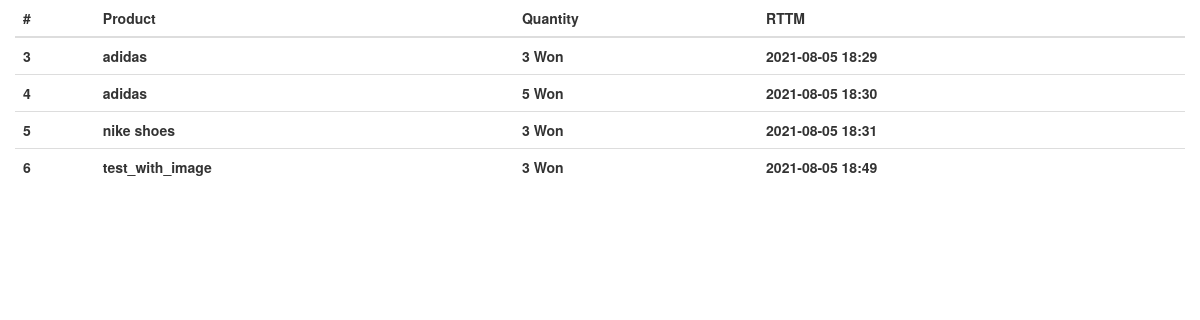
The page /order/ (signed in) on the database as committed earlier.
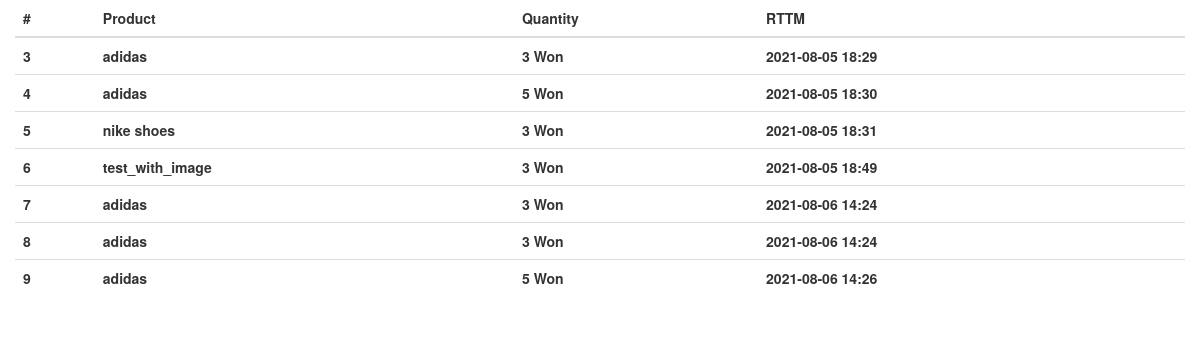
The same page on the database as committed later.
### order/models.py (models this page shows, shortened)
class Order(models.Model):
    user = models.ForeignKey(
        'user.User', on_delete=models.CASCADE, verbose_name="USER")
    product = models.ForeignKey(
        "product.Product", on_delete=models.CASCADE, verbose_name="PRODUCT")
    quantity = models.IntegerField(verbose_name="QUANTITY")
    register_date = models.DateTimeField(
        auto_now_add=True, verbose_name="REGI DATE")
    class Meta:
        db_table = "Shopping_Order"
        verbose_name = "Order"
        verbose_name_plural = "Order"

### product/models.py (models this page shows)
class Product(models.Model):
    name = models.CharField(max_length=256, verbose_name="PRODUCT NAME")
    price = models.IntegerField(verbose_name="PRODUCT PRICE")
    description = models.TextField(verbose_name="PRODUCT DESCRIPTION")
    stock = models.IntegerField(verbose_name="STOCK")
    register_date = models.DateTimeField(
        auto_now_add=True, verbose_name="REGI DATE")
    def __str__(self):
        return self.name
    class Meta:
        db_table = "Shopping_Product"
        verbose_name = "Product"
        verbose_name_plural = "Product"

### order/views.py (the view)
# urls.py: path('order/', OrderList.as_view()),
@method_decorator(login_required, name='dispatch')
class OrderList(ListView):
    template_name = 'order.html'
    context_object_name = 'order_list'
    def get_queryset(self, **kwargs):
        queryset = Order.objects.filter(user__email=self.request.session.get('user'))
        return queryset

### user/decorator.py (called while the page is built)
def login_required(function):
  def wrap(request, *args, **kwargs):
    user = request.session.get('user')
    if user is None or not user:
      return redirect('/login/')
    else:
      return function(request, *args, **kwargs)
  return wrap

### order/templates/order.html (shortened to what this page needs)
{% extends "base.html"%}
{% load humanize %}
{% block contents %}
<div class="row mt-5">
  <div class="col-12">
    <table class="table table-light">
      <thead class="thead-light">
        <tr>
          <th>#</th>
          <th>Product</th>
          <th>Quantity</th>
          <th>RTTM</th>
        </tr>
      </thead>
      <tbody class="text-dark">
        {% for order in order_list %}
        <tr>
          <th scope="row">{{ order.id }}</th>
          <th scope="row">{{ order.product }}</th>
          <th scope="row">{{ order.quantity|intcomma }} Won</th>
          <th scope="row">{{ order.register_date|date:'Y-m-d H:i' }}</th>
        </tr>
        {% endfor %}
      </tbody>
    </table>
  </div>
</div>
{% endblock %}

### user/templates/base.html (shortened to what this page needs)
<!DOCTYPE html>
<html lang="en">
<head>
  <link href="https://stackpath.bootstrapcdn.com/bootstrap/3.4.1/css/bootstrap.min.css" rel="stylesheet">
</head>
<body>
  <div class="container">
    {% block contents %}
    {% endblock %}
  </div>
</body>
</html>

Rows that differ between the two databases and show on the page:
added Order: id "7", product "adidas", quantity "3", register_date "2021-08-06 14:24"
added Order: id "8", product "adidas", quantity "3", register_date "2021-08-06 14:24"
added Order: id "9", product "adidas", quantity "5", register_date "2021-08-06 14:26"
